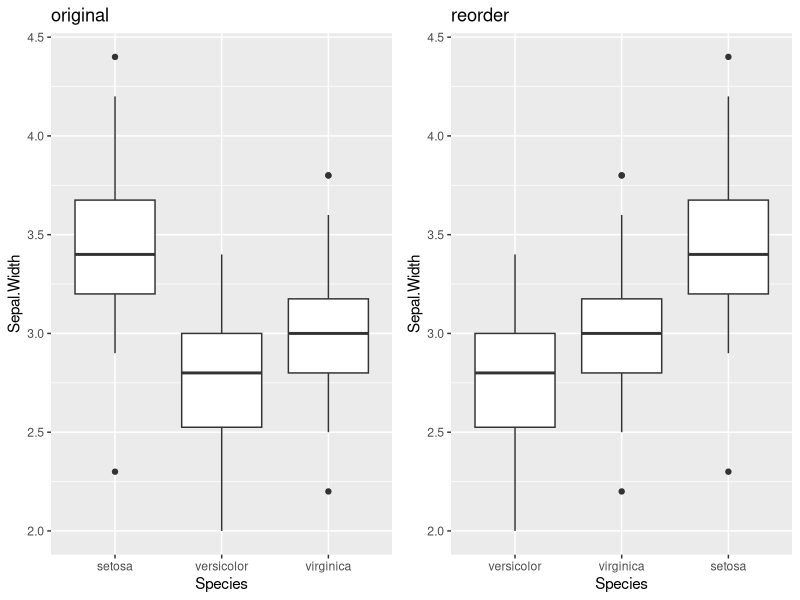
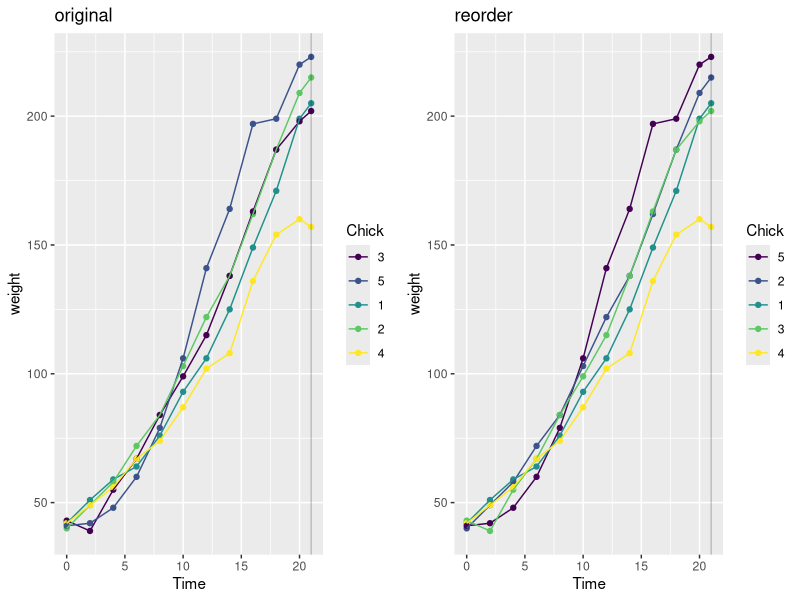

These figures' R source, in order:
## ---- chunk 1
knitr::opts_chunk$set(collapse = T, error = T, cache = T)
#, dpi = 144, fig.align = 'center', fig.show = 'asis', update.cache = T)
## ---- chunk 2
library(tidyverse)
## ---- chunk 3
   with(iris, forcats::fct_reorder(Species, Sepal.Width)) %>% levels
   
   iris %>% group_by(Species) %>% summarise(Sepal.Width = median(Sepal.Width)) %>%
       arrange(Sepal.Width) %>% .$Species %>% as.character()
## ---- chunk 4
    cowplot::plot_grid(
        iris %>% 
            ggplot(aes(Species, Sepal.Width)) + geom_boxplot() + 
            labs(title = 'original'),
        iris %>% mutate(Species = forcats::fct_reorder(Species, Sepal.Width)) %>%
            ggplot(aes(Species, Sepal.Width)) + geom_boxplot() + 
            labs(title = 'reorder')
    )
## ---- chunk 5

## ---- chunk 6
   set.seed(0)
   chkw <- ChickWeight %>% head(60) %>% mutate_at('Chick', forcats::fct_shuffle)


   with(chkw, forcats::fct_reorder2(Chick, Time, weight)) %>% levels()
   
   chkw %>% group_by(Chick) %>% arrange(desc(Time)) %>% slice(1) %>% ungroup() %>% 
       arrange(desc(weight)) %>% .$Chick %>% as.character()
## ---- chunk 7
    cowplot::plot_grid(
        chkw %>% 
            ggplot(aes(Time, weight, colour = Chick)) + geom_point() + geom_line() + 
            geom_vline(xintercept = 21, alpha = 0.2) + labs(title = 'original'),
        chkw %>% mutate(Chick = forcats::fct_reorder2(Chick, Time, weight)) %>% 
            ggplot(aes(Time, weight, colour = Chick)) + geom_point() + geom_line() + 
            geom_vline(xintercept = 21, alpha = 0.2) + labs(title = 'reorder')
    )
